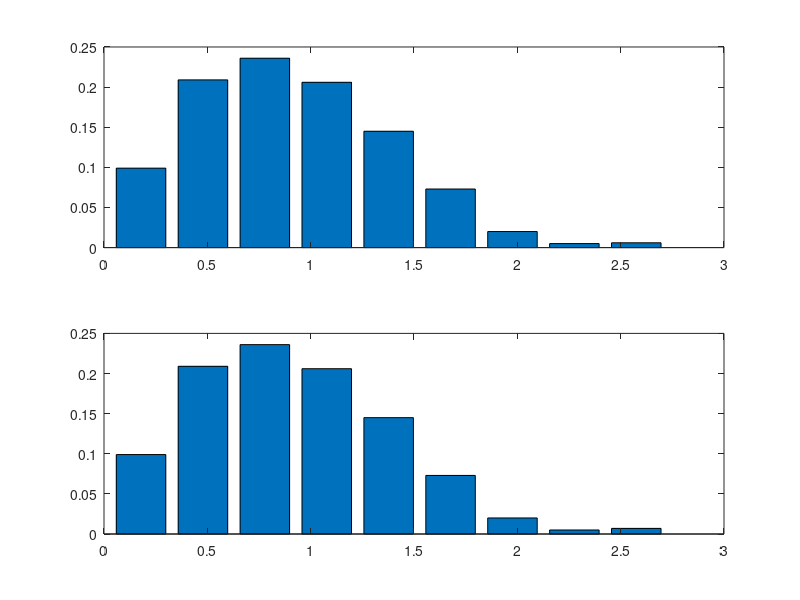

The MATLAB script that drew this image:
%Assume 2 IID random variables each with mean=0 and variance=1/2, X1 and X2
%Now we define H = X1 + j.X2. So H is complex Gaussian with mean=0 and variance=1
%The histogram of |H| reveals that H follows Rayleigh Distribution. 

N=1000
norm_mean=0;
norm_var=1/2;
x1=norm_mean+ sqrt(norm_var)*randn(1,N);
x2=norm_mean+ sqrt(norm_var)*randn(1,N);
h = x1+j*x2; %Complex Gaussian
z=abs(h);%absolute value of h
nob=10;%Number of bins
a=min(z);
b=max(z);
aa=linspace(a,b,nob); %We take the min and max of x to plot 10 Normally distributed numbers between them.
count(size(aa))=0;%counter initialised. Since there are 10 nob so we need only 9 counters.
for i=1:length(aa)-1
    for j=1:N
        if z(j)>=aa(i) && z(j)<aa(i+1)
            count(i)=count(i)+1;
        end
    end
    y(i)=(aa(i)+aa(i+1))/2;
end

%%
%Plotting
subplot(211);
bar(y,count(1:end-1)/N);
[bin val]=hist(z,y);%This is the histogram command which directly plots the histogram
subplot(212);
bar(y,bin/length(z));
